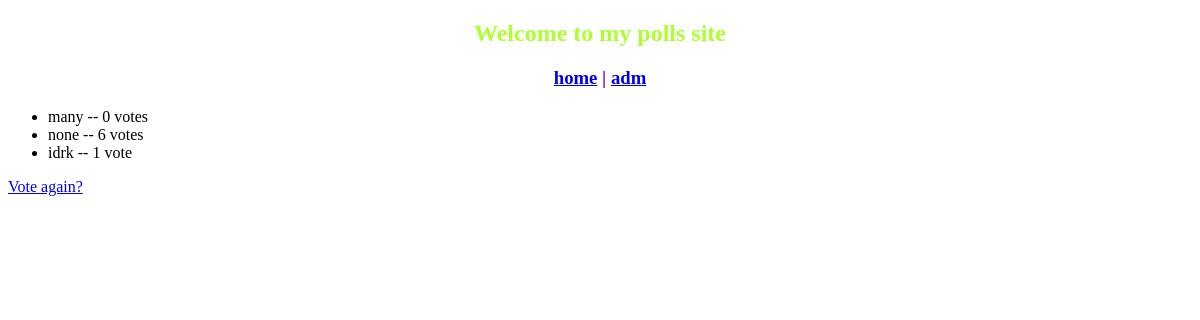
The page /polls/2/results/ on the database as committed earlier.
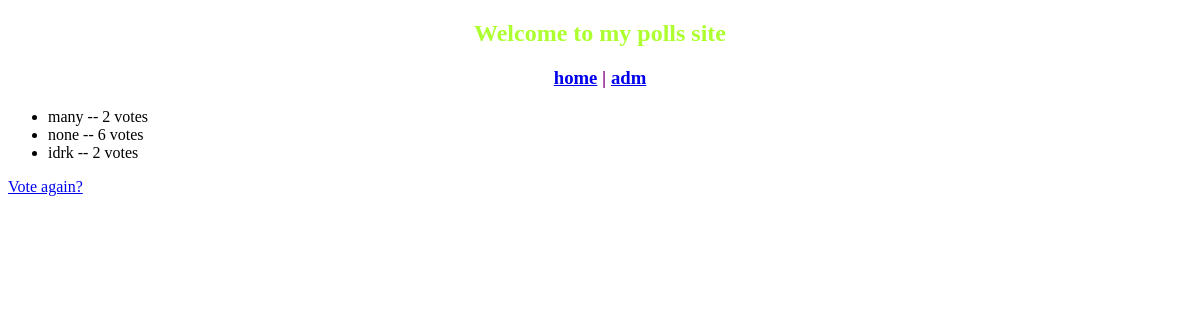
The same page on the database as committed later.
### polls/models.py (models this page shows, shortened)
class Choice(models.Model):
    question = models.ForeignKey(Question, on_delete=models.CASCADE)
    choice_text = models.CharField(max_length=200)
    votes = models.IntegerField(default=0)

### polls/views.py (the view)
# urls.py: path('polls/<int:pk>/results/', views.ResultsView.as_view(), name='results'),
class ResultsView(generic.DetailView):
    model = Question
    template_name = 'results.html'

### mysite/templates/results.html (shortened to what this page needs)
{% extends 'base.html'%}
{% block content %}
<ul>
{% for choice in question.choice_set.all %}
    <li>{{ choice.choice_text }} -- {{ choice.votes }} vote{{ choice.votes|pluralize }}</li>
{% endfor %}
</ul>
<a href="{% url 'polls:detail' question.id %}">Vote again?</a>
{% endblock %}

### mysite/templates/base.html (shortened to what this page needs)
<!DOCTYPE Html>
<html lang="en">
{% load static %}
<head>
        <link rel="stylesheet" type="text/css" href="{% static 'style.css' %}">
</head>
<header>
        <h2> Welcome to my polls site </h2>
        <h3><a href="{% url 'polls:index' %}">home</a> | <a href="{% url 'admin:index' %}">adm</a></h3>
</header>
<body>
{% block content %}{% endblock %}
</body>
</html>

### polls/static/style.css (style rules this page uses)
h2 { color: greenyellow; text-align: center; }
h3 { color: purple; text-align: center; }

Rows that differ between the two databases and show on the page:
changed Choice "many": votes "0" → "2"
changed Choice "idrk": votes "1" → "2"
